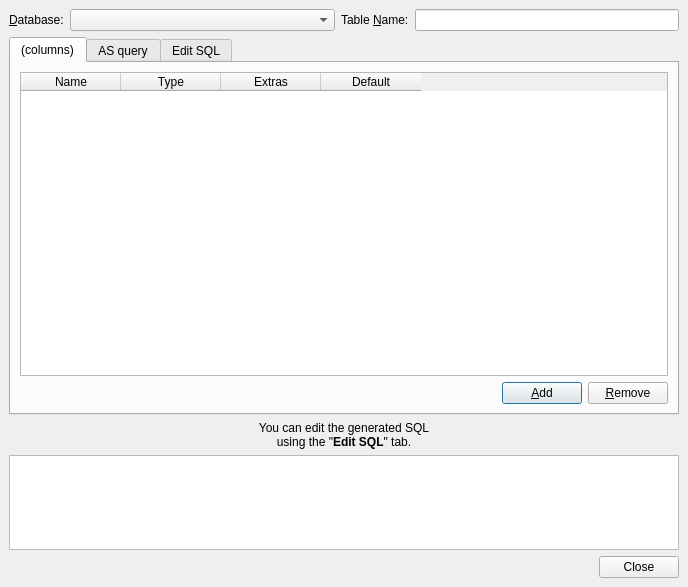
<?xml version="1.0" encoding="UTF-8"?>
<ui version="4.0">
 <class>TableEditorDialog</class>
 <widget class="QDialog" name="TableEditorDialog">
  <property name="geometry">
   <rect>
    <x>0</x>
    <y>0</y>
    <width>688</width>
    <height>587</height>
   </rect>
  </property>
  <property name="sizePolicy">
   <sizepolicy hsizetype="Expanding" vsizetype="Preferred">
    <horstretch>0</horstretch>
    <verstretch>0</verstretch>
   </sizepolicy>
  </property>
  <property name="windowTitle">
   <string>Create Table</string>
  </property>
  <layout class="QGridLayout">
   <property name="leftMargin">
    <number>9</number>
   </property>
   <property name="topMargin">
    <number>9</number>
   </property>
   <property name="rightMargin">
    <number>9</number>
   </property>
   <property name="bottomMargin">
    <number>9</number>
   </property>
   <property name="spacing">
    <number>6</number>
   </property>
   <item row="0" column="0">
    <layout class="QHBoxLayout" name="horizontalLayout">
     <item>
      <widget class="QLabel" name="labelDatabase">
       <property name="text">
        <string>&amp;Database:</string>
       </property>
       <property name="buddy">
        <cstring>databaseCombo</cstring>
       </property>
      </widget>
     </item>
     <item>
      <widget class="QComboBox" name="databaseCombo">
       <property name="sizePolicy">
        <sizepolicy hsizetype="Expanding" vsizetype="Fixed">
         <horstretch>0</horstretch>
         <verstretch>0</verstretch>
        </sizepolicy>
       </property>
      </widget>
     </item>
     <item>
      <widget class="QLabel" name="labelTable">
       <property name="text">
        <string>Table &amp;Name:</string>
       </property>
       <property name="buddy">
        <cstring>nameEdit</cstring>
       </property>
      </widget>
     </item>
     <item>
      <widget class="QLineEdit" name="nameEdit"/>
     </item>
    </layout>
   </item>
   <item row="1" column="0">
    <widget class="QTabWidget" name="tabWidget">
     <property name="sizePolicy">
      <sizepolicy hsizetype="Expanding" vsizetype="Expanding">
       <horstretch>0</horstretch>
       <verstretch>4</verstretch>
      </sizepolicy>
     </property>
     <property name="currentIndex">
      <number>0</number>
     </property>
     <widget class="QWidget" name="designTab">
      <attribute name="title">
       <string>(columns)</string>
      </attribute>
      <layout class="QGridLayout">
       <property name="leftMargin">
        <number>9</number>
       </property>
       <property name="topMargin">
        <number>9</number>
       </property>
       <property name="rightMargin">
        <number>9</number>
       </property>
       <property name="bottomMargin">
        <number>9</number>
       </property>
       <property name="spacing">
        <number>6</number>
       </property>
       <item row="1" column="0">
        <layout class="QGridLayout">
         <property name="leftMargin">
          <number>0</number>
         </property>
         <property name="topMargin">
          <number>0</number>
         </property>
         <property name="rightMargin">
          <number>0</number>
         </property>
         <property name="bottomMargin">
          <number>0</number>
         </property>
         <property name="spacing">
          <number>6</number>
         </property>
         <item row="0" column="0" colspan="3">
          <widget class="QTableWidget" name="columnTable">
           <property name="alternatingRowColors">
            <bool>true</bool>
           </property>
           <property name="selectionMode">
            <enum>QAbstractItemView::SingleSelection</enum>
           </property>
           <property name="selectionBehavior">
            <enum>QAbstractItemView::SelectRows</enum>
           </property>
           <column>
            <property name="text">
             <string>Name</string>
            </property>
           </column>
           <column>
            <property name="text">
             <string>Type</string>
            </property>
           </column>
           <column>
            <property name="text">
             <string>Extras</string>
            </property>
           </column>
           <column>
            <property name="text">
             <string>Default</string>
            </property>
           </column>
          </widget>
         </item>
         <item row="1" column="1">
          <widget class="QPushButton" name="addButton">
           <property name="text">
            <string>&amp;Add</string>
           </property>
          </widget>
         </item>
         <item row="1" column="2">
          <widget class="QPushButton" name="removeButton">
           <property name="text">
            <string>&amp;Remove</string>
           </property>
          </widget>
         </item>
         <item row="1" column="0">
          <spacer>
           <property name="orientation">
            <enum>Qt::Horizontal</enum>
           </property>
           <property name="sizeHint" stdset="0">
            <size>
             <width>40</width>
             <height>20</height>
            </size>
           </property>
          </spacer>
         </item>
        </layout>
       </item>
      </layout>
     </widget>
     <widget class="QWidget" name="queryTab">
      <attribute name="title">
       <string>AS query</string>
      </attribute>
      <layout class="QGridLayout">
       <property name="leftMargin">
        <number>9</number>
       </property>
       <property name="topMargin">
        <number>9</number>
       </property>
       <property name="rightMargin">
        <number>9</number>
       </property>
       <property name="bottomMargin">
        <number>9</number>
       </property>
       <property name="spacing">
        <number>6</number>
       </property>
       <item row="0" column="0">
        <widget class="QueryEditorWidget" name="queryEditor" native="true"/>
       </item>
      </layout>
     </widget>
     <widget class="QWidget" name="sqlTab">
      <attribute name="title">
       <string>Edit SQL</string>
      </attribute>
      <layout class="QGridLayout">
       <property name="leftMargin">
        <number>9</number>
       </property>
       <property name="topMargin">
        <number>9</number>
       </property>
       <property name="rightMargin">
        <number>9</number>
       </property>
       <property name="bottomMargin">
        <number>9</number>
       </property>
       <property name="spacing">
        <number>6</number>
       </property>
       <item row="0" column="0">
        <widget class="SqlEditorWidget" name="textEdit"/>
       </item>
      </layout>
     </widget>
    </widget>
   </item>
   <item row="2" column="0">
    <widget class="QLabel" name="adviceLabel">
     <property name="text">
      <string>You can edit the generated SQL&lt;br&gt;using the &quot;&lt;b&gt;Edit SQL&lt;/b&gt;&quot; tab.</string>
     </property>
     <property name="textFormat">
      <enum>Qt::AutoText</enum>
     </property>
     <property name="alignment">
      <set>Qt::AlignCenter</set>
     </property>
    </widget>
   </item>
   <item row="3" column="0">
    <widget class="QTextEdit" name="resultEdit">
     <property name="sizePolicy">
      <sizepolicy hsizetype="Expanding" vsizetype="Preferred">
       <horstretch>0</horstretch>
       <verstretch>1</verstretch>
      </sizepolicy>
     </property>
     <property name="readOnly">
      <bool>true</bool>
     </property>
    </widget>
   </item>
   <item row="4" column="0">
    <widget class="QDialogButtonBox" name="buttonBox">
     <property name="orientation">
      <enum>Qt::Horizontal</enum>
     </property>
     <property name="standardButtons">
      <set>QDialogButtonBox::Close</set>
     </property>
    </widget>
   </item>
  </layout>
 </widget>
 <customwidgets>
  <customwidget>
   <class>SqlEditorWidget</class>
   <extends>QTextEdit</extends>
   <header>sqleditorwidget.h</header>
  </customwidget>
  <customwidget>
   <class>QueryEditorWidget</class>
   <extends>QWidget</extends>
   <header>queryeditorwidget.h</header>
   <container>1</container>
  </customwidget>
 </customwidgets>
 <resources/>
 <connections>
  <connection>
   <sender>buttonBox</sender>
   <signal>accepted()</signal>
   <receiver>TableEditorDialog</receiver>
   <slot>accept()</slot>
   <hints>
    <hint type="sourcelabel">
     <x>248</x>
     <y>254</y>
    </hint>
    <hint type="destinationlabel">
     <x>157</x>
     <y>274</y>
    </hint>
   </hints>
  </connection>
  <connection>
   <sender>buttonBox</sender>
   <signal>rejected()</signal>
   <receiver>TableEditorDialog</receiver>
   <slot>reject()</slot>
   <hints>
    <hint type="sourcelabel">
     <x>316</x>
     <y>260</y>
    </hint>
    <hint type="destinationlabel">
     <x>286</x>
     <y>274</y>
    </hint>
   </hints>
  </connection>
 </connections>
</ui>
